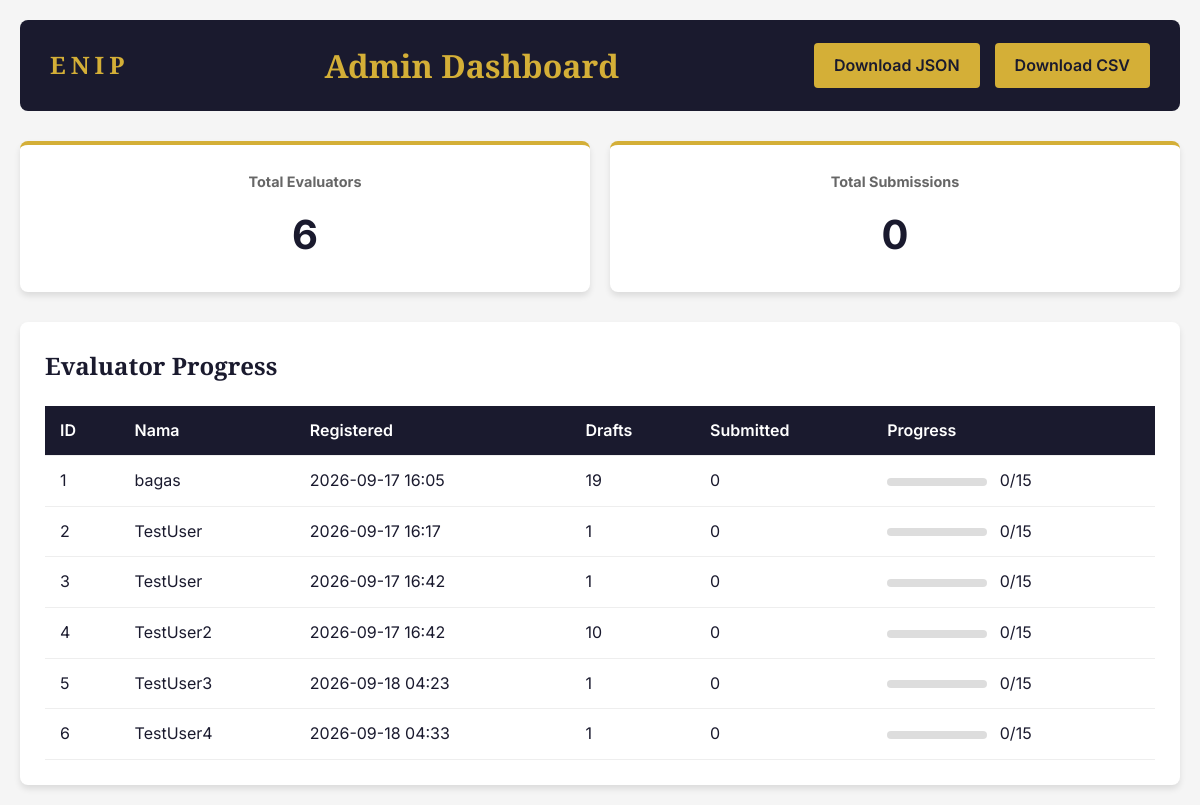
/admin, run on an earlier commit of the app's database.
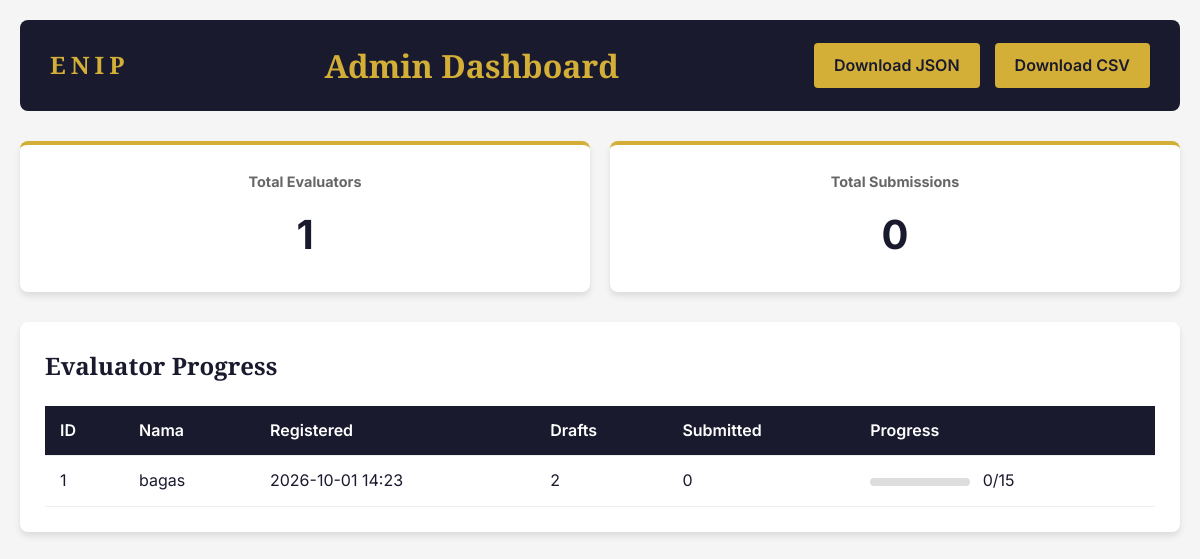
And on a later commit of the database.
### app.py (models this page shows)
class Evaluator(db.Model):
    id = db.Column(db.Integer, primary_key=True)
    name = db.Column(db.String(100), nullable=False)
    consent_date = db.Column(db.DateTime, default=datetime.utcnow)
    consent_given = db.Column(db.Boolean, default=False)
    created_at = db.Column(db.DateTime, default=datetime.utcnow)
    evaluations = db.relationship('Evaluation', backref='evaluator', lazy=True)

### app.py (the view)
@app.route('/admin')
def admin_dashboard():
    evaluators = Evaluator.query.all()
    target = len(build_page_list())
    stats = []
    for ev in evaluators:
        total = Evaluation.query.filter_by(evaluator_id=ev.id).count()
        submitted = Evaluation.query.filter_by(evaluator_id=ev.id, is_draft=False).count()
        stats.append({
            'id': ev.id,
            'name': ev.name,
            'created_at': ev.created_at.strftime('%Y-%m-%d %H:%M') if ev.created_at else '-',
            'total': total,
            'target': target,
            'submitted': submitted
        })
    return render_template('admin.html', evaluators=stats, target=target)

### templates/admin.html (shortened to what this page needs)
{% extends "base.html" %}
{% block body_class %}admin-page{% endblock %}
{% block content %}
<div class="admin-container">
    <header class="admin-header">
        <span class="logo-small">ENIP</span>
        <h1>Admin Dashboard</h1>
        <div class="header-right">
            <a href="/admin/evaluations" class="btn-download">Download JSON</a>
            <a href="/admin/evaluations/csv" class="btn-download">Download CSV</a>
        </div>
    </header>
    <div class="admin-stats">
        <div class="stat-card">
            <h3>Total Evaluators</h3>
            <p class="stat-number">{{ evaluators|length }}</p>
        </div>
        <div class="stat-card">
            <h3>Total Submissions</h3>
            <p class="stat-number">{{ evaluators|sum(attribute='submitted') }}</p>
        </div>
    </div>
    <div class="evaluator-list">
        <h2>Evaluator Progress</h2>
        <table class="evaluator-table">
            <thead>
                <tr>
                    <th>ID</th>
                    <th>Nama</th>
                    <th>Registered</th>
                    <th>Drafts</th>
                    <th>Submitted</th>
                    <th>Progress</th>
                </tr>
            </thead>
            <tbody>
                {% for ev in evaluators %}
                <tr>
                    <td>{{ ev.id }}</td>
                    <td>{{ ev.name }}</td>
                    <td>{{ ev.created_at }}</td>
                    <td>{{ ev.total - ev.submitted }}</td>
                    <td>{{ ev.submitted }}</td>
                    <td>
                        <div class="progress-bar-small">
                        </div>
                        <span>{{ ev.submitted }}/{{ ev.target }}</span>
                    </td>
                </tr>
                {% endfor %}
            </tbody>
        </table>
    </div>
</div>
{% endblock %}

### templates/base.html (shortened to what this page needs)
<!DOCTYPE html>
<html lang="id">
<head>
    <link rel="stylesheet" href="{{ url_for('static', filename='css/style.css') }}">
</head>
<body class="{% block body_class %}{% endblock %}">
    {% block content %}{% endblock %}
</body>
</html>

### static/css/style.css (style rules this page uses)
:root { --color-primary: #1A1A2E; --color-secondary: #E94560; --color-accent: #D4AF37; --color-bg: #F5F5F5; --color-white: #FFFFFF; --color-text: #1A1A2E; --color-light-gold: #F4E4BC; --color-border: #D4AF37; --font-heading: 'Playfair Display', serif; --font-body: 'Inter', sans-serif; --shadow: 0 4px 6px rgba(0, 0, 0, 0.1); --shadow-lg: 0 10px 25px rgba(0, 0, 0, 0.15); }
* { margin: 0; padding: 0; box-sizing: border-box; }
body { font-family: var(--font-body); background-color: var(--color-bg); color: var(--color-text); line-height: 1.6; }
.logo-small { font-family: var(--font-heading); font-size: 1.5rem; font-weight: 700; color: var(--color-accent); letter-spacing: 5px; }
.header-right { display: flex; gap: 15px; }
.admin-container { max-width: 1200px; margin: 0 auto; padding: 20px; }
.admin-header { display: flex; align-items: center; justify-content: space-between; background: var(--color-primary); color: var(--color-white); padding: 20px 30px; border-radius: 8px; margin-bottom: 30px; }
.admin-header h1 { font-family: var(--font-heading); color: var(--color-accent); }
.btn-download { background: var(--color-accent); color: var(--color-primary); padding: 10px 20px; border-radius: 4px; text-decoration: none; font-weight: 600; }
.admin-stats { display: grid; grid-template-columns: repeat(auto-fit, minmax(200px, 1fr)); gap: 20px; margin-bottom: 30px; }
.stat-card { background: var(--color-white); padding: 25px; border-radius: 8px; text-align: center; box-shadow: var(--shadow); border-top: 4px solid var(--color-accent); }
.stat-card h3 { color: #666; font-size: 0.9rem; margin-bottom: 10px; }
.stat-number { font-size: 2.5rem; font-weight: 700; color: var(--color-primary); }
.evaluator-list { background: var(--color-white); border-radius: 8px; padding: 25px; box-shadow: var(--shadow); }
.evaluator-list h2 { font-family: var(--font-heading); color: var(--color-primary); margin-bottom: 20px; }
.evaluator-table { width: 100%; border-collapse: collapse; }
.evaluator-table th, .evaluator-table td { padding: 12px 15px; text-align: left; border-bottom: 1px solid #eee; }
.evaluator-table th { background: var(--color-primary); color: var(--color-white); font-weight: 600; }
.progress-bar-small { width: 100px; height: 8px; background: #ddd; border-radius: 4px; display: inline-block; vertical-align: middle; margin-right: 8px; }

What changed in the data, as far as the page shows it:
removed Evaluator: id "2", name "TestUser", created_at "2026-09-17 16:17", ev.total-ev.submitted "1", submitted "0", target "15"
removed Evaluator: id "3", name "TestUser", created_at "2026-09-17 16:42", ev.total-ev.submitted "1", submitted "0", target "15"
removed Evaluator: id "4", name "TestUser2", created_at "2026-09-17 16:42", total "10", submitted "0", target "15"
removed Evaluator: id "5", name "TestUser3", created_at "2026-09-18 04:23", ev.total-ev.submitted "1", submitted "0", target "15"
removed Evaluator: id "6", name "TestUser4", created_at "2026-09-18 04:33", ev.total-ev.submitted "1", submitted "0", target "15"
changed Evaluator "bagas": created_at "2026-09-17 16:05" → "2026-10-01 14:23"; total "19" → "2"
Also different on the page:
{{ evaluators|length }}: "6" → "1"
